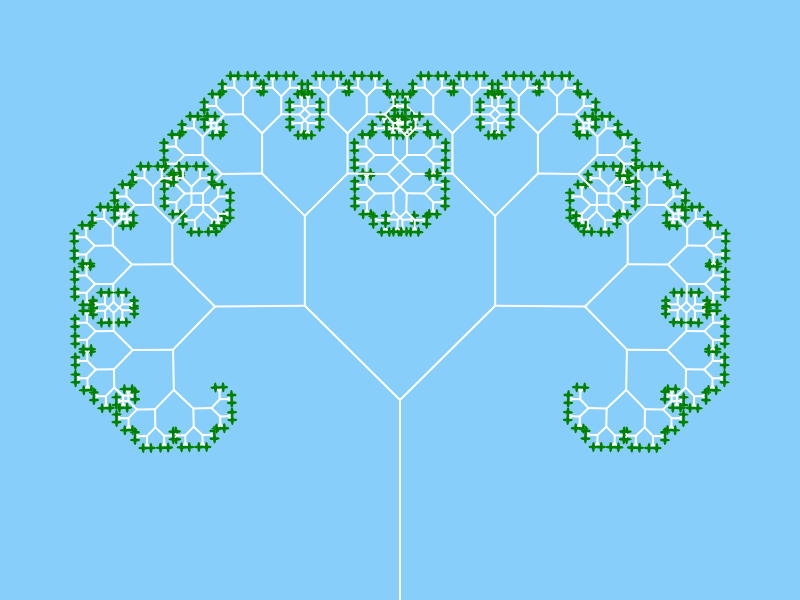
Frame 1 (no input)
Frame 60 (no input): identical to frame 1, image omitted
Frame 120 (the mouse pressed at the canvas centre since frame 60): identical to frame 1, image omitted

The p5.js sketch that drew this single still picture (run headless with seeded random() and noise() and a simulated clock; from frame 60 on, the mouse is pressed at the canvas centre):

// p5.js sketch
// ── sketch.js
let b = [];
let angle = 0;
let slider;
let multiplier = 0.67;

function setup() {
	createCanvas(800, 600);
	reset();
}

function draw() {
	background('#87cefa');
	angle = slider.value();
	stroke(255);
	translate(400, height);
	branch(200); // recursive call len=200
}

function branch(len) {
	stroke(255);
	strokeWeight(2);
	line(0, 0, 0, -len);
	translate(0, -len);
	// Base Case - draw leaf
	if (len < 4) {
		noStroke();
		fill('green');
		ellipse(0, len, 3, 10);
	}

	if (len > 4) {
		push();
		rotate(angle);
		branch(len * multiplier);
		pop();
		// second branck
		push();
		rotate(-angle);
		branch(len * multiplier);
		pop();
	}
}

function reset() {
	while (b.length > 0) {
		b.pop();
	}
	slider = createSlider(0, TWO_PI, PI / 4, 0.01); // min, max, defualt value, step
	slider.position(windowWidth / 2 - 80, height + 30);
	angle = 0;
}
